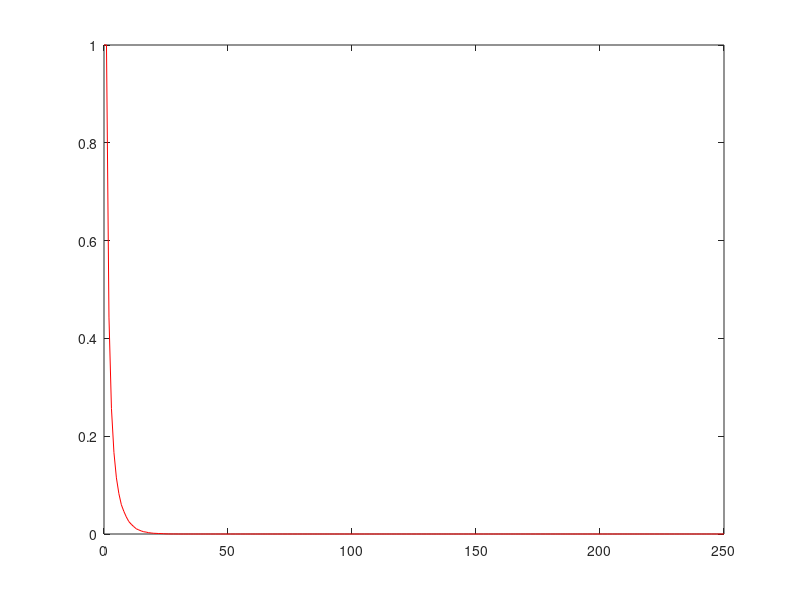

Here is the MATLAB script that generated this plot: (Note: this script raises an error after producing the figure.)
clc
clear
close all

Rvalues = [0.8, 1.01, 1.1, 1.3, 1.6, 2];
colour = ["r" "g" "b" "c" "m" "k"];

for k = 1:6

    u = 1;
    N = 1000;
    beta = (Rvalues(k)*u)/N;
    nsims = 10000;
    maxIvalues = zeros(nsims,1);
    
    for j = 1:nsims

        if mod(j,100000) == 0
            j
        end

        S = 999;
        I = 1;
        maxI = I;
        R = 0;
        while I>0
            lambda = ((beta*S*I))+u*I;

            r = rand();
            if (r < (((beta*S*I))/(((beta*S*I))+u*I)))
                S = S-1;
                I = I+1;
            else
                I = I-1;
	            R = R+1;
            end
            if (I > maxI)
	        maxI = I;
            end
        end
        
        maxIvalues(j) = maxI;
    
    end
    
    B = zeros(251,2);
    B(:, 1) = 0:250;
    
    for i = 1:251
        B(i,2) = (sum(maxIvalues >= B(i,1))/nsims);
    end
    
    plot(B(:,1), B(:,2), 'Color', colour(k));
    yline(max(0, 1-(1/Rvalues(k))), 'Color', colour(k),'LineStyle','--');

    hold on

end

xlabel('Number of individuals infected simultaneously (M)')
ylabel('Proportion of simulations in which threshold M was reached')
legend({'R_0 = 0.8','','R_0 = 1.01','','R_0 = 1.1','','R_0 = 1.3','','R_0 = 1.6','','R_0 = 2','' }, 'Location','northeast')









